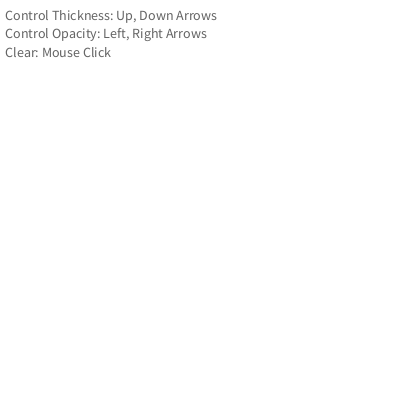
Frame 1 (no input)
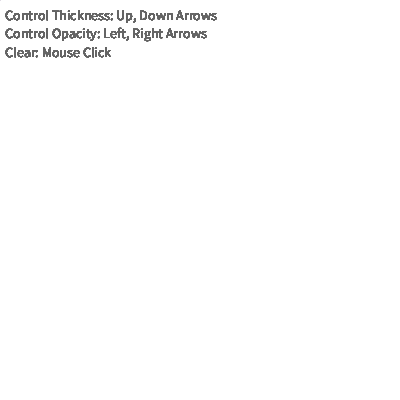
Frame 60 (the mouse pressed at the canvas centre just before this capture)
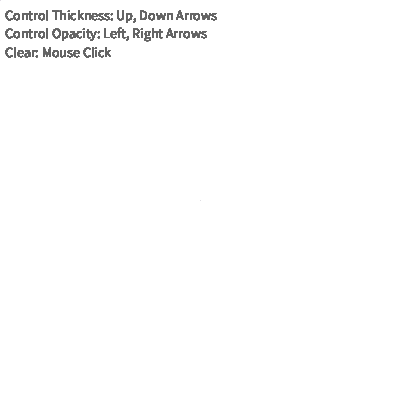
Frame 120 (the mouse held since frame 60 and released just before this capture)

The Processing sketch that drew these frames (run headless with seeded random() and noise(); from frame 60 on, the mouse is pressed at the canvas centre):

// Processing sketch: processing_109994
// ── processing_109994.pde

// HW #4
// Written by Mark Choi
// Andrew ID: mschoi
// © Mark Choi September 2013 Pittsburgh, Pa 15213  All Rights reserved

// This program takes uses the speed of the mouse to determine the width and height of the rectangle
// Speed is determined by "abs(pmouseX-mouseX), abs(pmouseY-mouseY)"
// Can alter the thickness and opacity of the rectangle by key press

// input1: Mouse Movement - draws rectangles
// input2: Up, Down Arrows - control thickness
// input3: Left, Right Arrows - control opacity 
// input4: Mouse Released - draws blank canvas in shade of grey

float opacity, thick;
float rX; // X speed - determines X radius
float rY; // Y speed - determines Y radius

void setup()
{
  size( 400, 400 );
  background(255);
  frameRate(5);
  smooth();
  opacity = 0;
  thick = 0;
}

void draw() 
{
   fill(100);
   noStroke();
   textSize(14);
   text( "Control Thickness: Up, Down Arrows", 5, 20 );
   text( "Control Opacity: Left, Right Arrows", 5, 38 );
   text( "Clear: Mouse Click", 5, 57 );
   
   rX = abs(pmouseX-mouseX);
   rY = abs(pmouseY-mouseY);
   strokeWeight(thick);
   stroke(random(255), random(255), random(255), 80);
   rectMode(CENTER);
   fill(random(255), random(255), random(255), opacity*10);
   rect(mouseX, mouseY, rX*5, rY*5); // rectangle


}
 
void keyPressed() 
{
  if ( key == CODED )
  {
    if ( keyCode == UP )
     {
       thick++;
     }
     else if ( keyCode == DOWN )
     {
       thick--;
     }
     else if ( keyCode == LEFT )
     {
       opacity--;
     }
     else if ( keyCode == RIGHT )
     {
       opacity++;
     }
   }
   
   if (thick < 0)
   {
     thick = 0 ;
   }
   
   if (opacity < 0)
   {
     opacity = 0 ;
   }
}

void mouseReleased()
{
   background (random(255));
}
